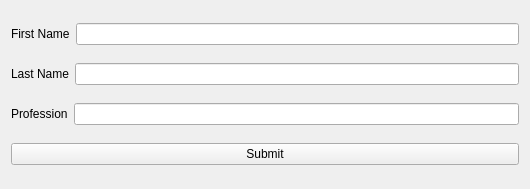
<?xml version="1.0" encoding="UTF-8"?>
<ui version="4.0">
 <class>Widget</class>
 <widget class="QWidget" name="Widget">
  <property name="geometry">
   <rect>
    <x>0</x>
    <y>0</y>
    <width>530</width>
    <height>189</height>
   </rect>
  </property>
  <property name="windowTitle">
   <string>Widget</string>
  </property>
  <layout class="QVBoxLayout" name="verticalLayout">
   <item>
    <layout class="QHBoxLayout" name="horizontalLayout">
     <item>
      <widget class="QLabel" name="label">
       <property name="text">
        <string>First Name</string>
       </property>
      </widget>
     </item>
     <item>
      <widget class="QLineEdit" name="firstNameLineEdit"/>
     </item>
    </layout>
   </item>
   <item>
    <layout class="QHBoxLayout" name="horizontalLayout_2">
     <item>
      <widget class="QLabel" name="label_2">
       <property name="text">
        <string>Last Name</string>
       </property>
      </widget>
     </item>
     <item>
      <widget class="QLineEdit" name="lastNameLineEdit"/>
     </item>
    </layout>
   </item>
   <item>
    <layout class="QHBoxLayout" name="horizontalLayout_3">
     <item>
      <widget class="QLabel" name="label_3">
       <property name="text">
        <string>Profession</string>
       </property>
      </widget>
     </item>
     <item>
      <widget class="QLineEdit" name="professionLineEdit"/>
     </item>
    </layout>
   </item>
   <item>
    <widget class="QPushButton" name="submitButton">
     <property name="text">
      <string>Submit</string>
     </property>
    </widget>
   </item>
  </layout>
 </widget>
 <resources/>
 <connections/>
</ui>
